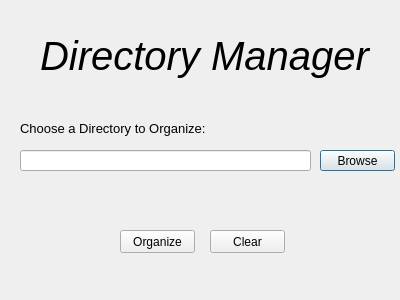
<?xml version="1.0" encoding="UTF-8"?>
<ui version="4.0">
 <class>Dialog</class>
 <widget class="QDialog" name="Dialog">
  <property name="geometry">
   <rect>
    <x>0</x>
    <y>0</y>
    <width>400</width>
    <height>300</height>
   </rect>
  </property>
  <property name="windowTitle">
   <string>Directory Manager</string>
  </property>
  <property name="autoFillBackground">
   <bool>false</bool>
  </property>
  <property name="sizeGripEnabled">
   <bool>false</bool>
  </property>
  <property name="modal">
   <bool>false</bool>
  </property>
  <widget class="QLabel" name="label">
   <property name="geometry">
    <rect>
     <x>40</x>
     <y>20</y>
     <width>331</width>
     <height>71</height>
    </rect>
   </property>
   <property name="font">
    <font>
     <pointsize>30</pointsize>
     <weight>50</weight>
     <italic>true</italic>
     <bold>false</bold>
     <underline>false</underline>
     <strikeout>false</strikeout>
    </font>
   </property>
   <property name="text">
    <string>Directory Manager</string>
   </property>
  </widget>
  <widget class="QLabel" name="label_2">
   <property name="geometry">
    <rect>
     <x>20</x>
     <y>120</y>
     <width>191</width>
     <height>16</height>
    </rect>
   </property>
   <property name="font">
    <font>
     <pointsize>10</pointsize>
    </font>
   </property>
   <property name="text">
    <string>Choose a Directory to Organize:</string>
   </property>
  </widget>
  <widget class="QLineEdit" name="lineEdit">
   <property name="geometry">
    <rect>
     <x>20</x>
     <y>150</y>
     <width>291</width>
     <height>21</height>
    </rect>
   </property>
  </widget>
  <widget class="QPushButton" name="pushButton">
   <property name="geometry">
    <rect>
     <x>320</x>
     <y>150</y>
     <width>75</width>
     <height>21</height>
    </rect>
   </property>
   <property name="text">
    <string>Browse</string>
   </property>
  </widget>
  <widget class="QPushButton" name="organize">
   <property name="geometry">
    <rect>
     <x>120</x>
     <y>230</y>
     <width>75</width>
     <height>23</height>
    </rect>
   </property>
   <property name="text">
    <string>Organize</string>
   </property>
  </widget>
  <widget class="QPushButton" name="clear">
   <property name="geometry">
    <rect>
     <x>210</x>
     <y>230</y>
     <width>75</width>
     <height>23</height>
    </rect>
   </property>
   <property name="text">
    <string>Clear</string>
   </property>
  </widget>
 </widget>
 <resources/>
 <connections/>
</ui>
